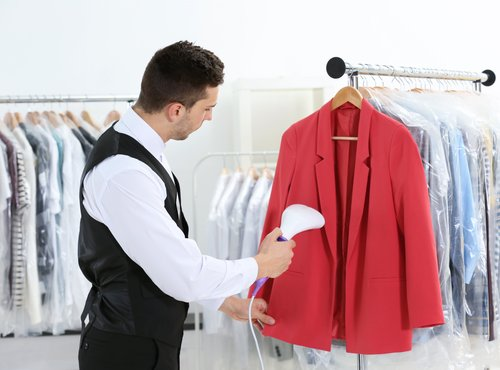
#> input picture asset/about-us.jpg, 500 x 370 px, given in place of about-us.png, which was not available
$ python optimize_about_responsive.py
#> lines starting #> are read from the running program, lines starting #| are printed output that depends on the picture; pictures that were not available may be replaced by others from this repository, and a replacement may not be noted
#!/usr/bin/env python3
"""
DryAlle About Us Image Responsive Optimization Script
Creates multiple responsive sizes for about-us image
"""

import os
from PIL import Image

def create_responsive_about_images():
    """
    Create responsive about-us images with multiple sizes for different devices
    """

    asset_dir = "/Users/macos/Documents/Projeler/DryAlle/asset"
    original_path = os.path.join(asset_dir, "about-us.png")

    if not os.path.exists(original_path):
        print(f"❌ About-us image not found: {original_path}")
        return None

    # Create backup first
    optimized_dir = os.path.join(asset_dir, "optimized")
    if not os.path.exists(optimized_dir):
        os.makedirs(optimized_dir)

    backup_path = os.path.join(optimized_dir, "about-us.png")
    if not os.path.exists(backup_path):
        import shutil
        shutil.copy2(original_path, backup_path)
        print(f"✅ Created backup: {backup_path}")

    # Define responsive sizes for about-us image
    sizes = {
        'small': (300, 225),      # Mobile devices
        'medium': (400, 300),     # Tablets
        'large': (500, 375),      # Desktop
        'xlarge': (600, 450)      # Large screens
    }

    try:
        original_size = os.path.getsize(original_path)

        with Image.open(original_path) as img:
            # Convert to RGB if necessary
#> img is the input picture: PIL image 500x370 RGB; mean R, G, B 191, 165.3, 170.3
            if img.mode in ('RGBA', 'LA', 'P'):
                background = Image.new('RGB', img.size, (255, 255, 255))
                if img.mode == 'P':
                    img = img.convert('RGBA')
                background.paste(img, mask=img.split()[-1] if img.mode == 'RGBA' else None)
                img = background
            elif img.mode != 'RGB':
                img = img.convert('RGB')

            print(f"🖼️ Processing About Us Image")
            print(f"📐 Original size: {img.size}")
#| 📐 Original size: (500, 370)
            print(f"📊 Original file size: {original_size:,} bytes ({original_size/1024/1024:.2f} MB)")

            size_results = {}

            for size_name, (width, height) in sizes.items():
                # Resize maintaining aspect ratio
                resized_img = img.copy()
                resized_img.thumbnail((width, height), Image.Resampling.LANCZOS)

                # Save WebP with high quality
                webp_filename = f"about-us-{size_name}.webp"
                webp_path = os.path.join(asset_dir, webp_filename)

                # High quality for about-us image
                quality = 92
                resized_img.save(webp_path, 'WebP', quality=quality, optimize=True)

                new_size = os.path.getsize(webp_path)
                size_results[size_name] = {
                    'filename': webp_filename,
                    'size': new_size,
                    'dimensions': resized_img.size
                }

                print(f"   ✅ {size_name}: {resized_img.size} -> {new_size:,} bytes")
#> this loop made 4 passes
#> pass 1, in create_responsive_about_images, `resized_img.save(webp_path, 'WebP', quality=quality, optimize=True)`:
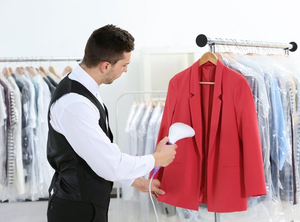
#> saved as about-us-small.webp: PIL image 300x222 RGB; mean R, G, B 191, 165.3, 170.2
#> pass 2, in create_responsive_about_images, `resized_img.save(webp_path, 'WebP', quality=quality, optimize=True)`:
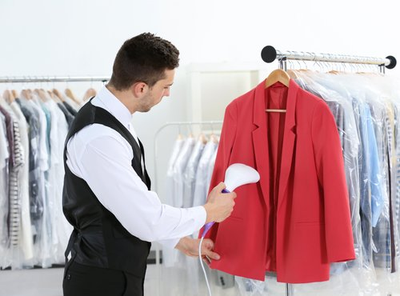
#> saved as about-us-medium.webp: PIL image 400x296 RGB; mean R, G, B 191, 165.3, 170.2
#> after the loop, size_results = 4 items

            # Create fallback JPG for older browsers
            fallback_img = img.copy()
            fallback_img.thumbnail(sizes['large'], Image.Resampling.LANCZOS)
            jpg_path = os.path.join(asset_dir, "about-us.jpg")
            fallback_img.save(jpg_path, 'JPEG', quality=85, optimize=True)

            fallback_size = os.path.getsize(jpg_path)
#> fallback_size = 33020
            print(f"   ✅ fallback JPG: {fallback_img.size} -> {fallback_size:,} bytes")
#|    ✅ fallback JPG: (500, 370) -> 33,020 bytes

            return {
                'original_size': original_size,
                'sizes': size_results,
                'fallback': 'about-us.jpg',
                'fallback_size': fallback_size
            }

    except Exception as e:
        print(f"❌ Error processing about-us image: {str(e)}")
        return None

def update_html_about_responsive():
    """Update HTML file with responsive about-us picture element"""

    html_file = "/Users/macos/Documents/Projeler/DryAlle/index.html"

    try:
        with open(html_file, 'r', encoding='utf-8') as f:
            content = f.read()

        # Create responsive picture element for about-us
        about_picture_html = '''<picture>
    <source
        media="(max-width: 480px)"
        srcset="asset/about-us-small.webp"
        type="image/webp">
    <source
        media="(max-width: 768px)"
        srcset="asset/about-us-medium.webp"
        type="image/webp">
    <source
        media="(max-width: 1200px)"
        srcset="asset/about-us-large.webp"
        type="image/webp">
    <source
        srcset="asset/about-us-xlarge.webp"
        type="image/webp">
    <img
        src="asset/about-us.jpg"
        alt="Dry Alle Kuru Temizleme - 25 Yıllık Deneyim İstanbul Anadolu Yakası"
        width="400"
        height="300"
        loading="lazy"
        decoding="async">
</picture>'''

        # Replace current about-us img tag with picture element
        import re
        about_pattern = r'<img[^>]*src="asset/about-us\.png"[^>]*>'
        if re.search(about_pattern, content):
            content = re.sub(about_pattern, about_picture_html, content)
            print(f"✅ Updated about-us image with responsive picture element")
        else:
            print("⚠️ About-us image pattern not found for replacement")

        # Update structured data image reference
        content = content.replace(
            '"https://dryallekurutemizleme.com/asset/about-us.png"',
            '"https://dryallekurutemizleme.com/asset/about-us-large.webp"'
        )

        # Write updated content
        with open(html_file, 'w', encoding='utf-8') as f:
            f.write(content)

        print(f"✅ Updated HTML file with responsive about-us image")

    except Exception as e:
        print(f"❌ Error updating HTML: {str(e)}")

def print_about_summary(result):
    """Print about-us optimization summary"""

    if not result:
        return

    print("\n" + "="*60)
    print("🎯 ABOUT-US IMAGE RESPONSIVE OPTIMIZATION SUMMARY")
    print("="*60)

    total_new = sum(s['size'] for s in result['sizes'].values()) + result['fallback_size']
    reduction = ((result['original_size'] - total_new) / result['original_size']) * 100

    print(f"📊 Original size: {result['original_size']:,} bytes ({result['original_size']/1024/1024:.2f} MB)")
    print(f"📊 Total new size (all variants): {total_new:,} bytes ({total_new/1024/1024:.2f} MB)")
    print(f"🚀 Total reduction: {reduction:.1f}%")

    print(f"\n📷 About-Us Image Variants:")
    for size_name, size_data in result['sizes'].items():
        print(f"   • {size_name}: {size_data['dimensions']} - {size_data['size']:,} bytes")
    print(f"   • fallback JPG: {result['fallback_size']:,} bytes")

if __name__ == "__main__":
    print("🚀 Starting DryAlle About-Us Image Responsive Optimization")
    print("="*60)

    # Create responsive about-us images
    result = create_responsive_about_images()
#> result = 4 items

    if result:
        # Update HTML file
        update_html_about_responsive()

        # Print summary
        print_about_summary(result)
#> in print_about_summary, `total_new = sum(s['size'] for s in result['sizes'].values()) + result[..`: total_new = 141762
#> in print_about_summary, `reduction = ((result['original_size'] - total_new) / result['original_..`: reduction = -328.7
#| 📊 Original size: 33,066 bytes (0.03 MB)
#| 📊 Total new size (all variants): 141,762 bytes (0.14 MB)
#| 🚀 Total reduction: -328.7%
#> the loop in print_about_summary, `for size_name, size_data in result['sizes'].items():` made 4 passes
#> size_name on passes 1 to 4: 'small', 'medium', 'large', 'xlarge'
#|    • small: (300, 222) - 16,208 bytes
#|    • medium: (400, 296) - 24,250 bytes
#|    • large: (500, 370) - 34,142 bytes
#|    • xlarge: (500, 370) - 34,142 bytes
#|    • fallback JPG: 33,020 bytes

        print(f"\n🎉 About-us image responsive optimization completed!")
        print(f"💡 Benefits:")
        print(f"   • Mobile: 300×225 WebP for fast loading")
        print(f"   • Tablet: 400×300 WebP for balanced quality")
        print(f"   • Desktop: 500×375 WebP for sharp display")
        print(f"   • Large: 600×450 WebP for high-res screens")
        print(f"   • JPG fallback for compatibility")
        print(f"   • Better user experience across all devices")
    else:
        print("❌ About-us image optimization failed")

$ run again, with asset/carpet-cleaning.jpg copied over asset/about-us.jpg
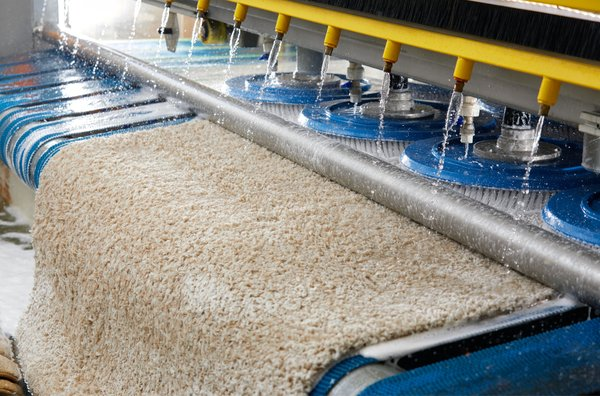
#> input picture asset/carpet-cleaning.jpg, 600 x 396 px, given in place of about-us.png, which was not available
#> in create_responsive_about_images, img is the input picture: PIL image 600x396 RGB; mean R, G, B 141.3, 140.8, 133.2
#| 📐 Original size: (600, 396)
#> the loop in create_responsive_about_images, `for size_name, (width, height) in sizes.items():` made 4 passes
#> pass 1, in create_responsive_about_images, `resized_img.save(webp_path, 'WebP', quality=quality, optimize=True)`:
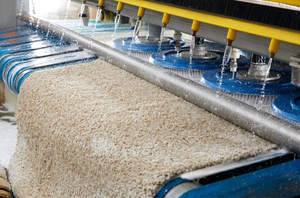
#> saved as about-us-small.webp: PIL image 300x198 RGB; mean R, G, B 141.3, 140.7, 133.2
#> pass 2, in create_responsive_about_images, `resized_img.save(webp_path, 'WebP', quality=quality, optimize=True)`:
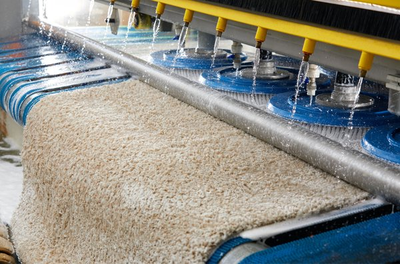
#> saved as about-us-medium.webp: PIL image 400x264 RGB; mean R, G, B 141.3, 140.8, 133.2
#> after the loop in create_responsive_about_images, `for size_name, (width, height) in sizes.items():`: size_results = 4 items
#> fallback_size = 56295
#|    ✅ fallback JPG: (500, 330) -> 56,295 bytes
#> result = 4 items
#> total_new = 304049
#> reduction = -290.6
#| 📊 Original size: 77,839 bytes (0.07 MB)
#| 📊 Total new size (all variants): 304,049 bytes (0.29 MB)
#| 🚀 Total reduction: -290.6%
#> the loop in print_about_summary, `for size_name, size_data in result['sizes'].items():` made 4 passes
#> size_name on passes 1 to 4: 'small', 'medium', 'large', 'xlarge'
#> (printed output is left out)
#|    • fallback JPG: 56,295 bytes

$ run again, with asset/dry-cleaning.jpg copied over asset/about-us.jpg
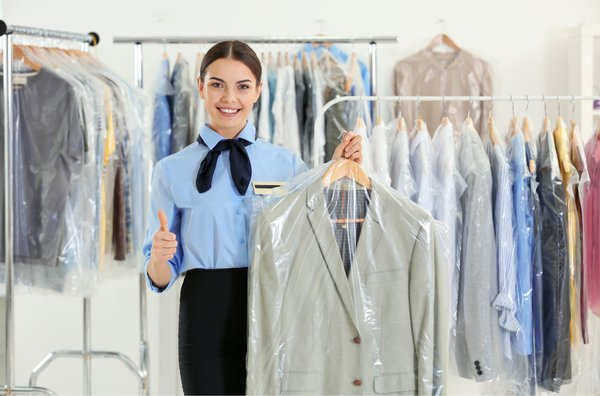
#> input picture asset/dry-cleaning.jpg, 600 x 396 px, given in place of about-us.png, which was not available
#> in create_responsive_about_images, img is the input picture: PIL image 600x396 RGB; mean R, G, B 177.6, 178.5, 177.1
#| 📐 Original size: (600, 396)
#> the loop in create_responsive_about_images, `for size_name, (width, height) in sizes.items():` made 4 passes
#> pass 1, in create_responsive_about_images, `resized_img.save(webp_path, 'WebP', quality=quality, optimize=True)`:
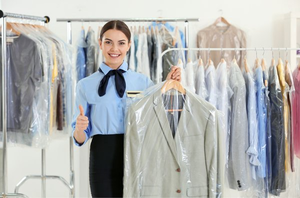
#> saved as about-us-small.webp: PIL image 300x198 RGB; mean R, G, B 177.6, 178.5, 177.1
#> pass 2, in create_responsive_about_images, `resized_img.save(webp_path, 'WebP', quality=quality, optimize=True)`:
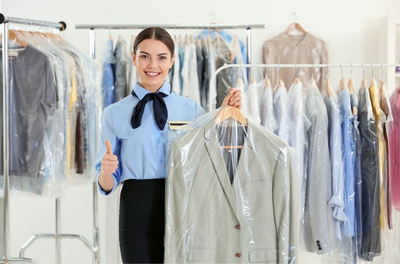
#> saved as about-us-medium.webp: PIL image 400x264 RGB; mean R, G, B 177.6, 178.5, 177.1
#> after the loop in create_responsive_about_images, `for size_name, (width, height) in sizes.items():`: size_results = 4 items
#> fallback_size = 35640
#|    ✅ fallback JPG: (500, 330) -> 35,640 bytes
#> result = 4 items
#> total_new = 166676
#> reduction = -257.7
#| 📊 Original size: 46,594 bytes (0.04 MB)
#| 📊 Total new size (all variants): 166,676 bytes (0.16 MB)
#| 🚀 Total reduction: -257.7%
#> the loop in print_about_summary, `for size_name, size_data in result['sizes'].items():` made 4 passes
#> size_name on passes 1 to 4: 'small', 'medium', 'large', 'xlarge'
#> (printed output is left out)
#|    • fallback JPG: 35,640 bytes
